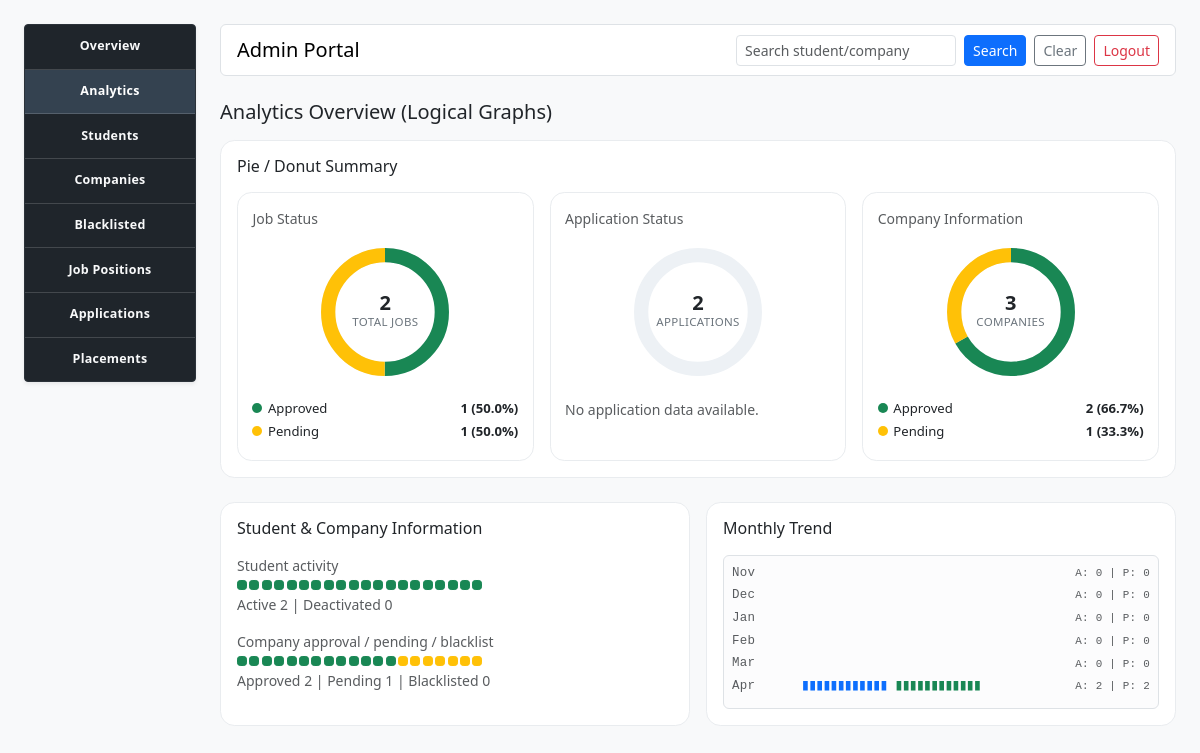
Screenshot of /admin-portal/analytics (signed in) with the database file from the repository.
### model.py (models this page shows, shortened)
class JobPosition(db.Model):
    __tablename__ = "job_positions"
    id = db.Column(db.Integer, primary_key=True)
    company_id = db.Column(db.Integer, db.ForeignKey("companies.id"), nullable=False)
    title = db.Column(db.String(120), nullable=False)
    description = db.Column(db.Text, nullable=True)
    eligibility_criteria = db.Column(db.String(255), nullable=True)
    required_skills = db.Column(db.String(255), nullable=True)
    experience_required = db.Column(db.String(120), nullable=True)
    application_deadline = db.Column(db.Date, nullable=True)
    location = db.Column(db.String(120), nullable=True)
    salary_lpa = db.Column(db.Float, nullable=True)
    status = db.Column(db.String(30), nullable=False, default="pending")
    is_active = db.Column(db.Boolean, nullable=False, default=True)
    posted_at = db.Column(db.DateTime, nullable=False, default=datetime.utcnow)
    company = db.relationship("Company", back_populates="job_positions")
    applications = db.relationship(
        "Application", back_populates="job_position", cascade="all, delete-orphan"
    )

### app.py (the view)
@app.route('/admin-portal/analytics')
def admin_portal_analytics():
    return render_admin_portal_page("admin_analytics.html", "analytics")

### app.py (called while the page is built)
def close_expired_job_positions():
    today = datetime.now(UTC).date()
    expired_positions = JobPosition.query.filter(
        JobPosition.is_active == True,
        JobPosition.application_deadline.isnot(None),
        JobPosition.application_deadline < today,
    ).all()
    for position in expired_positions:
        position.is_active = False
        position.status = "closed"
    if expired_positions:
        db.session.commit()

### template/admin_analytics.html
{% extends 'admin_layout.html' %}
{% block admin_content %}
<section class="mb-4">
    <h2 class="h5 mb-3">Analytics Overview (Logical Graphs)</h2>
    <div class="card analytics-card mb-3">
        <div class="card-body">
            <h3 class="h6 mb-3">Pie / Donut Summary</h3>
            <div class="donut-grid">
                <div class="donut-card">
                    <p class="small text-muted mb-2">Job Status</p>
                    <div class="donut-wrap">
                        <svg viewBox="0 0 42 42" aria-label="Job status donut chart">
                            <circle cx="21" cy="21" r="15.915" fill="transparent" stroke="#edf1f5" stroke-width="4"></circle>
                            {% for segment in admin_analytics.donut_job_status.segments %}
                            <circle cx="21" cy="21" r="15.915" fill="transparent" stroke="{{ segment.color }}" stroke-width="4" stroke-dasharray="{{ segment.dash }} 100" stroke-dashoffset="{{ -segment.offset }}" transform="rotate(-90 21 21)"></circle>
                            {% endfor %}
                        </svg>
                        <div class="donut-center"><div class="donut-total">{{ admin_analytics.donut_job_status.total }}</div><div class="donut-caption">Total Jobs</div></div>
                    </div>
                    {% for segment in admin_analytics.donut_job_status.segments %}
                    <div class="donut-legend-item"><span><span class="legend-dot {{ segment.dot_class }}"></span>{{ segment.label }}</span><span class="fw-semibold">{{ segment.count }} ({{ segment.percent }}%)</span></div>
                    {% else %}<p class="small text-muted mb-0">No job data available.</p>{% endfor %}
                </div>
                <div class="donut-card">
                    <p class="small text-muted mb-2">Application Status</p>
                    <div class="donut-wrap">
                        <svg viewBox="0 0 42 42" aria-label="Application status donut chart">
                            <circle cx="21" cy="21" r="15.915" fill="transparent" stroke="#edf1f5" stroke-width="4"></circle>
                            {% for segment in admin_analytics.donut_application_status.segments %}
                            <circle cx="21" cy="21" r="15.915" fill="transparent" stroke="{{ segment.color }}" stroke-width="4" stroke-dasharray="{{ segment.dash }} 100" stroke-dashoffset="{{ -segment.offset }}" transform="rotate(-90 21 21)"></circle>
                            {% endfor %}
                        </svg>
                        <div class="donut-center"><div class="donut-total">{{ admin_analytics.donut_application_status.total }}</div><div class="donut-caption">Applications</div></div>
                    </div>
                    {% for segment in admin_analytics.donut_application_status.segments %}
                    <div class="donut-legend-item"><span><span class="legend-dot {{ segment.dot_class }}"></span>{{ segment.label }}</span><span class="fw-semibold">{{ segment.count }} ({{ segment.percent }}%)</span></div>
                    {% else %}<p class="small text-muted mb-0">No application data available.</p>{% endfor %}
                </div>
                <div class="donut-card">
                    <p class="small text-muted mb-2">Company Information</p>
                    <div class="donut-wrap">
                        <svg viewBox="0 0 42 42" aria-label="Company status donut chart">
                            <circle cx="21" cy="21" r="15.915" fill="transparent" stroke="#edf1f5" stroke-width="4"></circle>
                            {% for segment in admin_analytics.donut_company_status.segments %}
                            <circle cx="21" cy="21" r="15.915" fill="transparent" stroke="{{ segment.color }}" stroke-width="4" stroke-dasharray="{{ segment.dash }} 100" stroke-dashoffset="{{ -segment.offset }}" transform="rotate(-90 21 21)"></circle>
                            {% endfor %}
                        </svg>
                        <div class="donut-center"><div class="donut-total">{{ admin_analytics.donut_company_status.total }}</div><div class="donut-caption">Companies</div></div>
                    </div>
                    {% for segment in admin_analytics.donut_company_status.segments %}
                    <div class="donut-legend-item"><span><span class="legend-dot {{ segment.dot_class }}"></span>{{ segment.label }}</span><span class="fw-semibold">{{ segment.count }} ({{ segment.percent }}%)</span></div>
                    {% else %}<p class="small text-muted mb-0">No company data available.</p>{% endfor %}
                </div>
            </div>
        </div>
    </div>
</section>
<div class="row g-3">
    <div class="col-12 col-xl-6">
        <div class="card analytics-card h-100"><div class="card-body">
            <h3 class="h6 mb-3">Student & Company Information</h3>
            <p class="small text-muted mb-1">Student activity</p>
            <div class="segment-track mb-1" aria-label="Student activity">
                {% for i in range(20) %}<span class="segment-block {% if i < admin_analytics.students.active_units %}active-success{% elif i < admin_analytics.students.active_units + admin_analytics.students.deactivated_units %}active-secondary{% endif %}"></span>{% endfor %}
            </div>
            <p class="small text-muted mb-3">Active {{ admin_analytics.students.active }} | Deactivated {{ admin_analytics.students.deactivated }}</p>
            <p class="small text-muted mb-1">Company approval / pending / blacklist</p>
            <div class="segment-track mb-1" aria-label="Company status">
                {% for i in range(20) %}<span class="segment-block {% if i < admin_analytics.companies.approved_units %}active-success{% elif i < admin_analytics.companies.approved_units + admin_analytics.companies.pending_units %}active-warning{% elif i < admin_analytics.companies.approved_units + admin_analytics.companies.pending_units + admin_analytics.companies.blacklisted_units %}active-danger{% endif %}"></span>{% endfor %}
            </div>
            <p class="small text-muted mb-0">Approved {{ admin_analytics.companies.approved }} | Pending {{ admin_analytics.companies.pending }} | Blacklisted {{ admin_analytics.companies.blacklisted }}</p>
        </div></div>
    </div>
    <div class="col-12 col-xl-6">
        <div class="card analytics-card h-100"><div class="card-body">
            <h3 class="h6 mb-3">Monthly Trend</h3>
            <div class="border rounded p-2 bg-light-subtle">
                {% for point in admin_analytics.monthly_trend %}
                <div class="trend-row mb-1 d-flex align-items-center gap-2">
                    <span class="text-muted" style="min-width: 62px;">{{ point.label[:3] }}</span>
                    <span class="text-primary">{% for i in range(point.applications_units) %}▮{% endfor %}</span>
                    <span class="text-success">{% for i in range(point.placements_units) %}▮{% endfor %}</span>
                    <span class="small text-muted ms-auto">A: {{ point.applications }} | P: {{ point.placements }}</span>
                </div>
                {% endfor %}
            </div>
        </div></div>
    </div>
</div>
{% endblock %}

### template/admin_layout.html (style rules this page uses)
.analytics-card { border: 1px solid #e9ecef; border-radius: 0.9rem; }
.segment-track { display: flex; align-items: center; gap: 0.15rem; flex-wrap: nowrap; }
.segment-block { width: 10px; height: 10px; border-radius: 0.2rem; background: #e9ecef; border: 1px solid #dde3ea; }
.segment-block.active-success { background: #198754; border-color: #198754; }
.segment-block.active-warning { background: #ffc107; border-color: #ffc107; }
.trend-row { font-family: ui-monospace, SFMono-Regular, Menlo, Monaco, Consolas, "Liberation Mono", "Courier New", monospace; font-size: 0.78rem; letter-spacing: 0.02em; }
.legend-dot { width: 10px; height: 10px; border-radius: 50%; display: inline-block; margin-right: 0.35rem; }
.dot-success { background-color: #198754; }
.dot-warning { background-color: #ffc107; }
.donut-grid { display: grid; grid-template-columns: repeat(auto-fit, minmax(220px, 1fr)); gap: 1rem; }
.donut-card { border: 1px solid #e9ecef; border-radius: 0.9rem; padding: 0.9rem; background: #fff; }
.donut-wrap { width: 150px; height: 150px; position: relative; margin: 0 auto 0.75rem auto; }
.donut-wrap svg { width: 100%; height: 100%; display: block; }
.donut-center { position: absolute; inset: 0; display: flex; align-items: center; justify-content: center; flex-direction: column; pointer-events: none; }
.donut-total { font-size: 1.25rem; font-weight: 700; line-height: 1; }
.donut-caption { font-size: 0.72rem; color: #6c757d; text-transform: uppercase; letter-spacing: 0.03em; }
.donut-legend-item { display: flex; align-items: center; justify-content: space-between; gap: 0.5rem; font-size: 0.82rem; margin-bottom: 0.25rem; }
html { scroll-behavior: smooth; }

### rows the page displays
JobPosition: label "Approved", count "1", percent "50.0", count "2", percent "66.7"
JobPosition: label "Pending", count "1", percent "50.0", percent "33.3"

### other values shown
{{ admin_analytics.donut_job_status.total }} "2"
{{ admin_analytics.donut_application_status.total }} "2"
{{ admin_analytics.donut_company_status.total }} "3"
{{ admin_analytics.students.active }} "2"
{{ admin_analytics.students.deactivated }} "0"
{{ admin_analytics.companies.approved }} "2"
{{ admin_analytics.companies.pending }} "1"
{{ admin_analytics.companies.blacklisted }} "0"
{{ point.label[:3] }} "Nov" "Dec" "Jan" "Feb" "Mar" "Apr"
{{ point.applications }} "0" "0" "0" "0" "0" "2"
{{ point.placements }} "0" "0" "0" "0" "0" "2"
